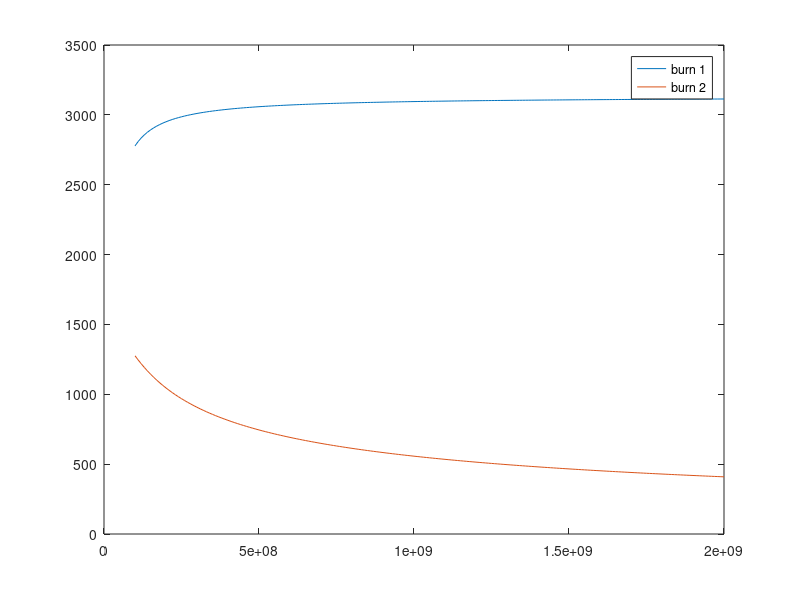
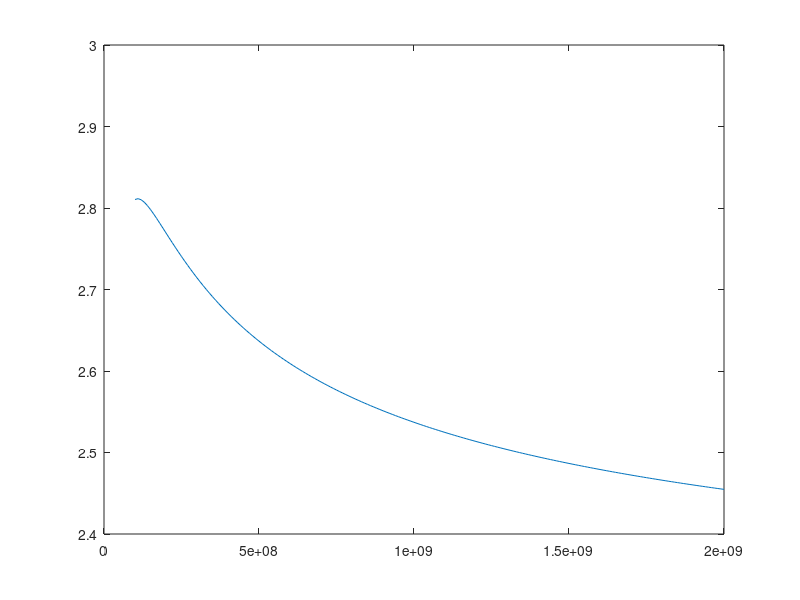

Recreate these plots in MATLAB, in order.
%jjs280
%03/31/2021
%This code is used to calculate the performance of the chemical kick stage
%Calculate deltaV to get to Earth SOI and required mass ratio with a chemical kick stage
clc; clear; close all;
%Hohmann Transfer from assembly orbit to Earth SOI:
%{
%CONCLUSION: Chemical kick stage cannot be used to carry s/c to Earth SOI, it would need >400 mT of propellant
mu_earth = 3.986e14; %[m^3/s^2]
R_earth = 6.371e6; %[m]
R_earth_SOI = 0.929e9; %[m]
initial_altitude = 600e3;% [m]
a1 = R_earth + initial_altitude;
a2 = R_earth_SOI;
g0 = 9.807; %[m/s]
%Calculate deltaV
deltaV_1 = sqrt(mu_earth/a1)*(sqrt((2*a2)/(a1+a2))-1);
deltaV_2 = sqrt(mu_earth/a2)*(1-sqrt((2*a1)/(a1+a2)));
%Kick Stage Sizing (Biprop, Full Hohmann to SOI)
Isp = 400; %[s]
spacecraft_dry_mass = 300e3; %[kg]
Mratio = exp((deltaV_1+deltaV_2)/(Isp*g0));
propellant_mass = spacecraft_dry_mass*(Mratio - 1);
disp(['Propellant mass for a Hohmann Transfer from LEO to Earth SOI is: ',num2str(propellant_mass),' kg']);
%}

%Hohmann Transfer from assembly orbit to intermediate orbit:
mu_earth = 3.986e14; %[m^3/s^2]
R_earth = 6.371e6; %[m]
R_im = 0.1e9:0.1e8:2.0e9; %[m]
initial_altitude = 600e3;% [m]
a1 = R_earth + initial_altitude;
a2 = R_im;
g0 = 9.807; %[m/s]
%Calculate deltaV
deltaV_1 = sqrt(mu_earth./a1).*(sqrt((2.*a2)./(a1+a2))-1);
deltaV_2 = sqrt(mu_earth./a2).*(1-sqrt((2.*a1)./(a1+a2)));
%Kick Stage Sizing (Biprop, Full Hohmann to MEO)
Isp = 400; %[s]
spacecraft_dry_mass = 300e3; %[kg]
Mratio = exp((deltaV_1+deltaV_2)/(Isp*g0));
propellant_mass = spacecraft_dry_mass*(Mratio - 1);
disp(['Propellant mass for a Hohmann Transfer from LEO to MEO is: ',num2str(propellant_mass),' kg']);
figure()
title('DeltaV vs. Final Orbit Altitude');
plot(a2,deltaV_1,a2,deltaV_2);
legend('burn 1', 'burn 2');
figure()
title('Mass Ratio vs. Final Orbit Altitude');
plot(a2,Mratio);

%Kick Stage Sizing (Partial kick)
%2x 6000kg SRs, 5000 kg propellant each, Isp = 300s;
Isp = 300;% [s]
spacecraft_dry_mass = 300e3; %[kg]
solid_propellant_mass = 2*5e3;% [kg]
deltaV_kick = Isp*g0*log((spacecraft_dry_mass+solid_propellant_mass)/spacecraft_dry_mass);
disp(['Delta V for the kick stage is: ',num2str(deltaV_kick),' m/s']);